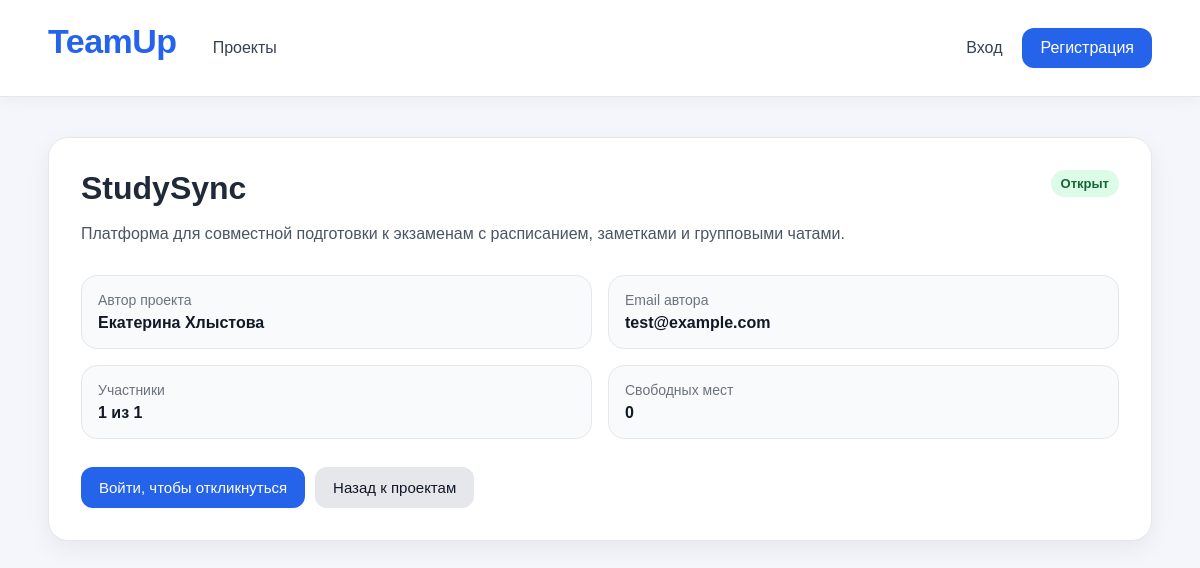
/projects/1, run on the app's committed database.
### app/models/project.py (models this page shows)
class Project(Base):
    __tablename__ = "projects"
    id: Mapped[int] = mapped_column(primary_key=True)
    title: Mapped[str] = mapped_column(String(255), nullable=False)
    description: Mapped[str] = mapped_column(String(1000), nullable=False)
    status: Mapped[str] = mapped_column(String(50), default="draft", nullable=False)
    max_participants: Mapped[int] = mapped_column(Integer, nullable=False, default=1)
    owner_id: Mapped[int] = mapped_column(ForeignKey("users.id"), nullable=False)
    owner = relationship("User", back_populates="projects")
    applications = relationship("Application", back_populates="project")

### app/models/user.py (models this page shows)
class User(Base):
    __tablename__ = "users"
    id: Mapped[int] = mapped_column(primary_key=True)
    first_name: Mapped[str] = mapped_column(String(255), nullable=False)
    last_name: Mapped[str] = mapped_column(String(255), nullable=False)
    email: Mapped[str] = mapped_column(String(255), unique=True, nullable=False)
    password: Mapped[str] = mapped_column(String(255), nullable=False)
    role: Mapped[str] = mapped_column(String(50), default="user", nullable=False)
    projects = relationship("Project", back_populates="owner")
    applications = relationship("Application", back_populates="user")

### app/api/projects.py (the view)
@router.get("/projects/{project_id}")
async def project_detail(
    project_id: int,
    request: Request,
    session: AsyncSession = Depends(get_session),
):
    project_repository = ProjectRepository(session)
    project_service = ProjectService(project_repository)
    project = await project_service.get_project_by_id(project_id)
    if not project:
        return RedirectResponse(
            url="/projects?message=Проект не найден",
            status_code=303,
        )
    user_id = request.session.get("user_id")
    user_name = request.session.get("user_name")
    user_email = request.session.get("user_email")
    user_role = request.session.get("user_role")
    accepted_count = project_service.get_accepted_count(project)
    free_slots = project_service.get_free_slots(project)
    already_applied = False
    if user_id:
        application_repository = ApplicationRepository(session)
        existing_application = await application_repository.get_by_project_and_user(
            project_id=project.id,
            user_id=user_id,
        )
        already_applied = existing_application is not None
    message = request.query_params.get("message")
    return templates.TemplateResponse(
        request=request,
        name="project_detail.html",
        context={
            "project": project,
            "user_id": user_id,
            "user_name": user_name,
            "user_email": user_email,
            "user_role": user_role,
            "accepted_count": accepted_count,
            "free_slots": free_slots,
            "already_applied": already_applied,
            "message": message,
        },
    )

### templates/project_detail.html (shortened to what this page needs)
{% extends "base.html" %}
{% block content %}
<div class="card project-detail-card">
    <div class="project-detail-header">
        <div>
            <h1 class="page-title">{{ project.title }}</h1>
            <p class="project-detail-description">
                {{ project.description }}
            </p>
        </div>
        <div class="project-detail-status">
            {% if project.status == "draft" %}
                <span class="badge badge-warning">Черновик</span>
            {% elif project.status == "open" %}
                <span class="badge badge-success">Открыт</span>
            {% elif project.status == "closed" %}
                <span class="badge badge-muted">Закрыт</span>
            {% else %}
                <span class="badge badge-muted">{{ project.status }}</span>
            {% endif %}
        </div>
    </div>
    <div class="project-detail-info">
        <div class="info-item">
            <span class="info-label">Автор проекта</span>
            <span class="info-value">
                {{ project.owner.first_name }} {{ project.owner.last_name }}
            </span>
        </div>
        <div class="info-item">
            <span class="info-label">Email автора</span>
            <span class="info-value">
                {{ project.owner.email }}
            </span>
        </div>
        <div class="info-item">
            <span class="info-label">Участники</span>
            <span class="info-value">
                {{ accepted_count }} из {{ project.max_participants }}
            </span>
        </div>
        <div class="info-item">
            <span class="info-label">Свободных мест</span>
            <span class="info-value">
                {{ free_slots }}
            </span>
        </div>
    </div>
    <div class="actions project-detail-actions">
        {% if user_id %}
            {% if user_id == project.owner_id %}
                <span class="project-owner-label">
                    Это ваш проект
                </span>
                {% if project.status == "draft" %}
                    <a href="/projects/{{ project.id }}/edit" class="button">
                        Редактировать
                    </a>
                {% endif %}
                <a href="/my-projects" class="button button-secondary">
                    Управлять проектом
                </a>
            {% elif project.status == "draft" %}
                <span class="status-label status-warning">
                    Проект ещё не открыт
                </span>
            {% elif project.status == "closed" %}
                <span class="status-label status-muted">
                    Проект закрыт
                </span>
            {% elif already_applied %}
                <span class="status-label status-warning">
                    Вы уже откликнулись
                </span>
            {% elif free_slots <= 0 %}
                <span class="status-label status-muted">
                    Мест больше нет
                </span>
            {% else %}
                <form method="post" action="/projects/{{ project.id }}/apply">
                    <button type="submit" class="button">
                        Откликнуться
                    </button>
                </form>
            {% endif %}
        {% else %}
            <a href="/login" class="button">
                Войти, чтобы откликнуться
            </a>
        {% endif %}
        <a href="/projects" class="button button-secondary">
            Назад к проектам
        </a>
    </div>
</div>
{% endblock %}

### static/css/style.css (style rules this page uses)
* { box-sizing: border-box; }
body { font-family: Arial, sans-serif; background: #f4f6fb; margin: 0; color: #1f2937 }
a { color: inherit; text-decoration: none; }
.button { display: inline-block; border: none; cursor: pointer; background: #2563eb; color: white; padding: 12px 18px; border-radius: 12px; font-size: 15px; }
.button-secondary { background: #e5e7eb; color: #111827; }
.card { background: white; border: 1px solid #e5e7eb; border-radius: 20px; padding: 24px; box-shadow: 0 8px 24px rgba(15, 23, 42, 0.06); }
.page-title { margin: 0 0 24px; font-size: 32px; }
.badge { display: inline-block; background: #eef2ff; color: #3730a3; border-radius: 999px; padding: 6px 10px; font-size: 13px; font-weight: 600; }
.badge-success { background: #dcfce7; color: #166534; }
.actions { display: flex; flex-wrap: wrap; gap: 10px; margin-top: 10px; }
.actions { display: flex; align-items: center; flex-wrap: wrap; gap: 10px; margin-top: 0; }
.project-detail-card { padding: 32px; }
.project-detail-header { display: flex; align-items: flex-start; justify-content: space-between; gap: 24px; margin-bottom: 28px; }
.project-detail-header .page-title { margin-bottom: 14px; }
.project-detail-description { margin: 0; max-width: 820px; color: #4b5563; font-size: 16px; line-height: 1.6; }
.project-detail-status { flex-shrink: 0; }
.project-detail-info { display: grid; grid-template-columns: repeat(2, minmax(0, 1fr)); gap: 16px; margin: 28px 0; }
.info-item { background: #f9fafb; border: 1px solid #e5e7eb; border-radius: 16px; padding: 16px; }
.info-label { display: block; margin-bottom: 6px; color: #6b7280; font-size: 14px; }
.info-value { color: #111827; font-size: 16px; font-weight: 700; }
.project-detail-actions { margin-top: 28px; }

### data on the page
Project: title "StudySync", description "Платформа для совместной подготовки к экзаменам с расписанием, заметками и групповыми чатами.", max_participants "1"
User: owner.first_name "Екатерина", owner.last_name "Хлыстова", owner.email "test@example.com"

### other printed values
{{ accepted_count }} "1"
{{ free_slots }} "0"
